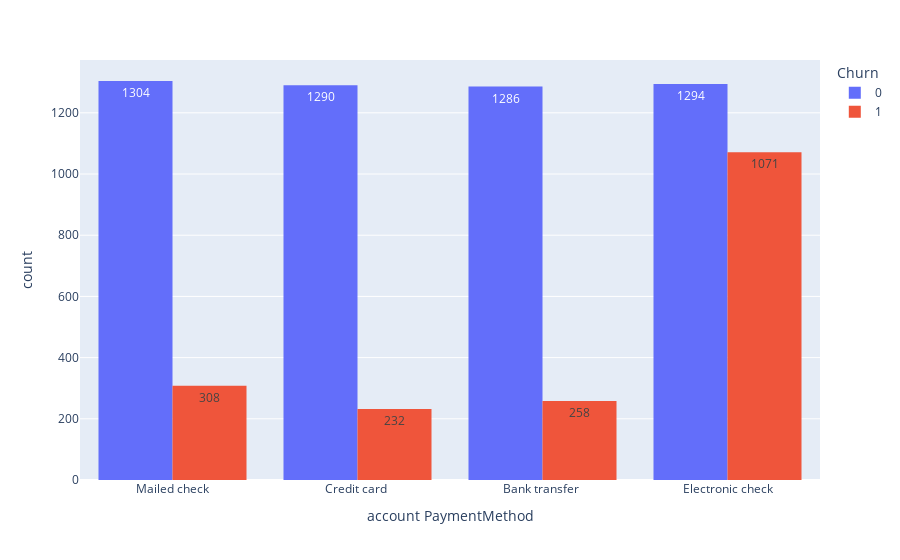

Notebook code for this chart:
### Code cell
px.histogram(dados, x = 'account PaymentMethod', text_auto = True, color = 'Churn', barmode = 'group')

### Figure 1 — Plotly figure (JSON) as saved in the notebook; plotly's stock layout.template omitted (floating-point values rounded to 4 significant figures; data arrays with more than 128 entries replaced by an {"elided": "..."} marker saying what was removed)
{"data": [{"alignmentgroup": "True", "bingroup": "x", "hovertemplate": "Churn=0<br>account PaymentMethod=%{x}<br>count=%{y}<extra></extra>", "legendgroup": "0", "marker": {"color": "#636efa", "pattern": {"shape": ""}}, "name": "0", "offsetgroup": "0", "orientation": "v", "showlegend": true, "texttemplate": "%{value}", "type": "histogram", "x": {"elided": "5174 str values"}, "xaxis": "x", "yaxis": "y"}, {"alignmentgroup": "True", "bingroup": "x", "hovertemplate": "Churn=1<br>account PaymentMethod=%{x}<br>count=%{y}<extra></extra>", "legendgroup": "1", "marker": {"color": "#EF553B", "pattern": {"shape": ""}}, "name": "1", "offsetgroup": "1", "orientation": "v", "showlegend": true, "texttemplate": "%{value}", "type": "histogram", "x": {"elided": "1869 str values"}, "xaxis": "x", "yaxis": "y"}], "layout": {"barmode": "group", "legend": {"title": {"text": "Churn"}, "tracegroupgap": 0}, "margin": {"t": 60}, "xaxis": {"anchor": "y", "domain": [0, 1], "title": {"text": "account PaymentMethod"}}, "yaxis": {"anchor": "x", "domain": [0, 1], "title": {"text": "count"}}}}
